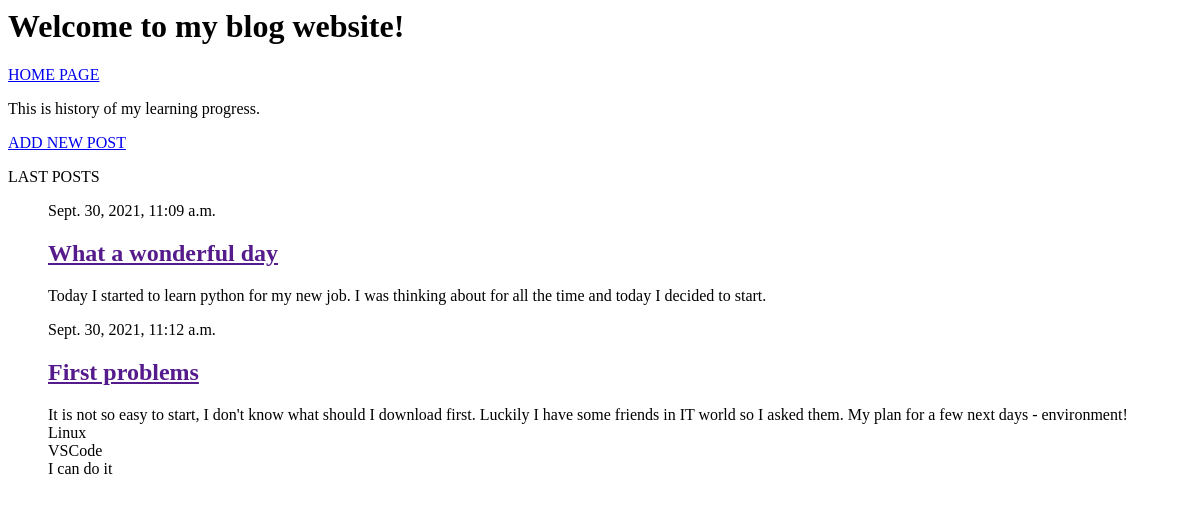
Before: / with the older database file.
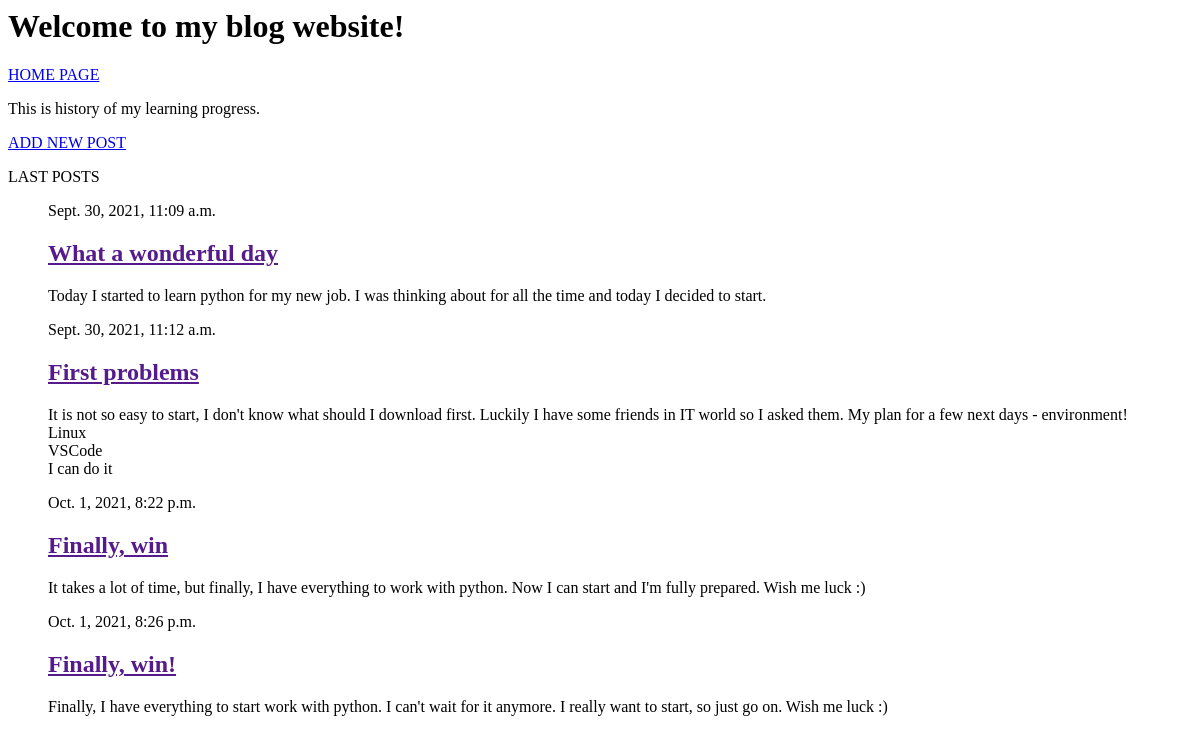
After: the same page with the newer database file.
### blog_app/models.py (models this page shows, shortened)
class BlogPost(models.Model):
    title = models.TextField(max_length=70)
    text = models.TextField(max_length=200)
    date_added = models.DateTimeField(auto_now_add=True)

### blog_app/views.py (the view)
# urls.py: path('', views.index, name = 'index'),
def index(request):
    posts = BlogPost.objects.order_by('date_added')
    context = { 'posts' : posts}
    return render(request, 'blog_app/index.html', context)

### blog_app/templates/blog_app/index.html
{% extends "blog_app/base.html" %}
{% block content %}
    <p> This is history of my learning progress. </p>
    <a href="{% url 'blog_app:new_post' %}">ADD NEW POST</span></a>
    <p>LAST POSTS</p>
    <ul>
        {% for post in posts %}
            <div>
                <p>{{post.date_added}}</p>
                <h2><a href="">{{post.title}}</a></h2>
                <p>{{post.text|linebreaksbr}}</p>
            </div>
        {% empty %}
            <li> No posts. </li>
        {%endfor%}
    </ul>
{% endblock content %}

### blog_app/templates/blog_app/base.html (shortened to what this page needs)
<head>
</head>
<body>
    <h1> Welcome to my blog website! </h1>
    <p>
        <a href="{% url 'blog_app:index' %}">HOME PAGE</a>
    </p>
    {% block content %}{% endblock content %}
</body>

Changed rows visible on the page:
added BlogPost: date_added "Oct. 1, 2021, 8:22 p.m.", title "Finally, win", text "It takes a lot of time, but finally, I have everything to work with python. Now I can start and I'm fully prepared. Wish me luck :)"
added BlogPost: date_added "Oct. 1, 2021, 8:26 p.m.", title "Finally, win!", text "Finally, I have everything to start work with python. I can't wait for it anymore. I really want to start, so just go on. Wish me luck :)"
